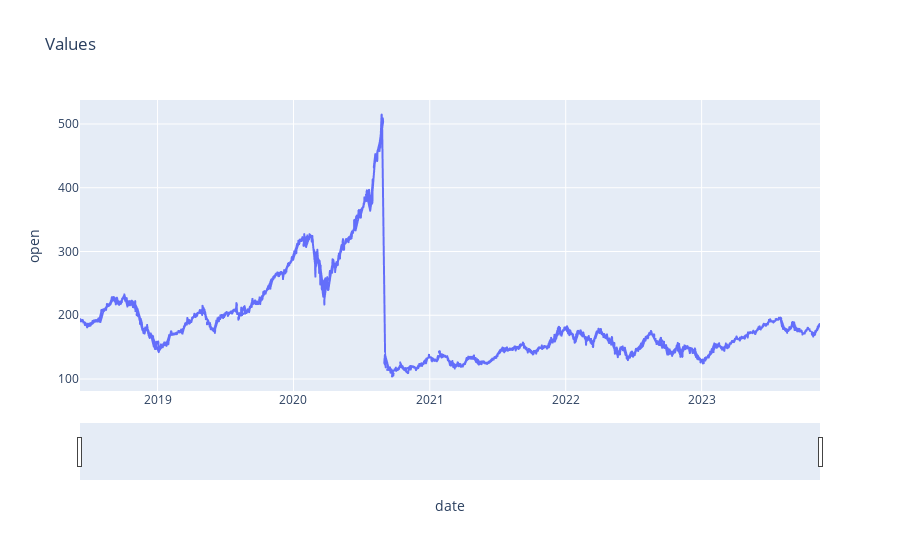

Notebook source saved alongside this figure:
### Code cell
import plotly.express as px
fig = px.line(df, x=df.index, y=df['open'], title='Values')

fig.update_xaxes(
    rangeslider_visible=True
    )
fig.show()

### Figure 1 — Plotly figure (JSON) as saved in the notebook; plotly's stock layout.template omitted (floating-point values rounded to 4 significant figures; data arrays with more than 128 entries replaced by an {"elided": "..."} marker saying what was removed)
{"data": [{"hovertemplate": "date=%{x}<br>open=%{y}<extra></extra>", "legendgroup": "", "line": {"color": "#636efa", "dash": "solid"}, "marker": {"symbol": "circle"}, "mode": "lines", "name": "", "showlegend": false, "type": "scattergl", "x": {"elided": "12207 str values"}, "xaxis": "x", "y": {"elided": "12207 float values"}, "yaxis": "y"}], "layout": {"legend": {"tracegroupgap": 0}, "title": {"text": "Values"}, "xaxis": {"anchor": "y", "domain": [0, 1], "rangeslider": {"visible": true}, "title": {"text": "date"}}, "yaxis": {"anchor": "x", "domain": [0, 1], "title": {"text": "open"}}}}
